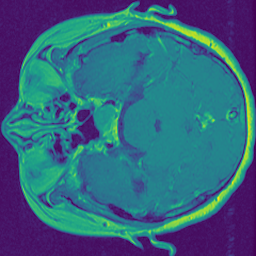
#> input picture Final-Project/converted-images/1015_3.png, 256 x 256 px; its folder holds 4 pictures in this run; the run also reads 2 pictures not shown here
$ jupyter execute --allow-errors 'final-project copy.ipynb'
#> lines starting #> are read from the running program, lines starting #| are printed output that depends on the picture
# <center>Data Mining Project: Brain Tumor Detection</center>
## <center>Sanjay Jars</center>
## <center>DSC 550</center>
## <center>Bellevue University</center>

With every year, the number of patients with a brain tumor is increasing. There are two classes of brain tumors, primary and secondary tumors. Primary tumors have several types; one of the frequently found is a meningioma type. This type of tumors found near the top and outer curve of the brain. Meningioma is slowly growing noncancerous tumors that cause seizures and visual problems. Glioma is an abnormal growth in glial cells present around the neurons in the brain. Pituitary tumors grow in pituitary glands that affect body functions.<br /> It is a very difficult to locate, detect, and select the infected tumor portion in the brain from the MRI (Magnetic resonance images). This tedious and time-consuming task is performed by radiologists and medical field experts. The accuracy of this task is mainly dependent on the experience and expertise of the person performing this task. So, if we use a machine learning model to perform this task, it will help to overcome the shortcomings with the person involved in performing this task. So, I think if we can automate this process of classifying the tumors by using machine learning algorithms it will improve the accuracy of the results and cost due to the expertise required. If we correctly classify the tumors, the specific treatment to that type can be applied. The accurate information about type and location helps in planning the surgical process for its removal.<br /> I will be following an approach involving image preprocessing like segmentation, extraction, and classification. The segmentation will be used to segment and divide the tumor region. The extraction will be used to extract information from the segmented image. Classification will help to compare the extracted information with information from the available dataset. Image pre-processing will be performed to reduce the noise level in the image. For segmentation, I am thinking about using K-means unsupervised algorithm. Then we can use a Support vector machine that can be used to classify the segmented image. Once the model is trained, we can give new images and the model will predict the class for the new image. I time permits I would also like to create a CNN model for prediction. I will be using the brain tumor images dataset from https://figshare.com/articles/brain_tumor_dataset/1512427. This dataset contains 3064 T1-weighted contrast-enhanced images from 233 patients with three kinds of brain tumors. The data is organized in the MATLAB data format (.mat file). Each file stores a struct containing the following fields for an image: cjdata.label: 1 for meningioma, 2 for glioma, 3 for pituitary tumor cjdata.PID: patient ID cjdata.image: image data cjdata.tumorBorder: a vector storing the coordinates of discrete points on tumor border. cjdata.tumorMask: a binary image with 1s indicating tumor region. I am planning to measure the accuracy of classification by testing the model with the test data set. The accuracy of the model can be majored by using the confusion matrix. I will be creating some visualization for images that can compare original images with segmented images.

https://pdfs.semanticscholar.org/b70e/4a5455a4531ca650272474d49d29e5e1da5c.pdf<br />
https://figshare.com/articles/brain_tumor_dataset/1512427

[cell 1]
import concurrent.futures as cf
import os
import random
import time
import cv2

import h5py as h5  # library to load HDF5 binary file format
import matplotlib.pyplot as plt
import numpy as np
import pandas as pd
import seaborn as sns
import sklearn
from matplotlib import __version__ as mpv
from sklearn import preprocessing
from sklearn.cluster import MiniBatchKMeans
from sklearn.model_selection import GridSearchCV, train_test_split
from keras.models import Sequential
from keras.layers import ZeroPadding2D, MaxPool2D,Conv2D,BatchNormalization,Activation,Flatten,Dense, Input

print("Using version %s of pandas" % pd.__version__)
print("Using version %s of matplotlib" % mpv)
print("Using version %s of seaborn" % sns.__version__)
print("Using version %s of sklearn" % sklearn.__version__)
print("Using version %s of numpy" % np.__version__)
print("Using version %s of h5py" % h5.__version__)

### Configurations

[cell 2]
seed = 13
random.seed(seed)
folder = "original-mat-files"
target_folder = "converted-images/"

### Scan Source .mat files

#> (a cell that did not finish here is left out)

### Utility class to parse the .mat file and read contents

[cell 4]
class MatImage(object):
    patient_id = ""
    image = ""
    label = ""
    tumor_border = ""
    tumor_mask = ""
    file_name = ""

    def __init__(self, file_name, file_path=None):
        path = file_name
        if file_path is not None:
            path = os.path.join(file_path, file_name)
        f = h5.File(path, "a")

        self.file_name = file_name
        self.image = np.mat(f["/cjdata/image"])
        self.patient_id = np.array(f["/cjdata/PID"])
        self.label = np.array(f["/cjdata/label"])
        self.tumor_border = np.mat(f["/cjdata/tumorBorder"])
        self.tumor_mask = np.mat(f["/cjdata/tumorMask"])

    # function to plot image with mask
    # [4 lines left out: function draw_image_with_mask, not called in this run]

    # Function to apply medain filter on image for removing noise
    def get_median_filtered_image(self, filter_size=2):
        return ndimage.median_filter(self.image, filter_size)

    # [9 lines left out: function tostring, not called in this run]

### Original images

[cell 5]
plt.rcParams["figure.figsize"] = [20, 8]
fig, axs = plt.subplots(3, 10)
i = 0
#> (the rest of this cell did not finish here and is left out)

### Image with mask plotted on top of image

#> (a cell that did not finish here is left out)

### Read mat files
### 1. Use median filter to enhance images
### 2. Crop the images to only contain actual brain image and remove extra image parts
### 3. Resize all images to 256*256 dimension

[cell 7]
IMG_SIZE = (256, 256)


# [47 lines left out: function crop_image, not called in this run]

Function to save image as png

[cell 8]
# [7 lines left out: function save_image, not called in this run]

Transform files as mentioned above and save them

def save_filese_as_image(mat_file_path):
    # read input .mat file
    mat_image = MatImage(mat_file_path)
    filename = mat_image.file_name.split("/")[-1].split(".")[0]
    target_file_path = target_folder + filename + "_" + str(int(mat_image.label[0][0])) + ".png"
    # save image after applying median filter
    save_image(mat_image.get_median_filtered_image(), target_file_path)
    # apply cropping
    conv_image = crop_image(target_file_path)
    # save image again
    save_image(conv_image, target_file_path)

# use multiple cores for above operation
start_time = time.time()
with cf.ProcessPoolExecutor() as executor:
        results = executor.map(save_filese_as_image, onlyfiles)
print(f"--- {(time.time() - start_time)} seconds for transforming {len(onlyfiles)} files---"  )

### Scan all converyed image files

[cell 9]
onlyfiles = [os.path.join(target_folder, f) for f in os.listdir(target_folder) if os.path.isfile(os.path.join(target_folder, f)) and f.endswith(".png")]

### Images after above transformations

[cell 10]
plt.rcParams["figure.figsize"] = [20, 8]
fig, axs = plt.subplots(3, 10)
i = 0
for filepath in onlyfiles:
    img = cv2.imread(filepath)
#> img is the input picture: shape (256, 256, 3); mean B, G, R 125.3, 99, 52.7
    axs[int(i/10), i%10].imshow(img)
    i += 1
    if i>=30:
        break
plt.suptitle("Images after transformation is applied")
plt.show()
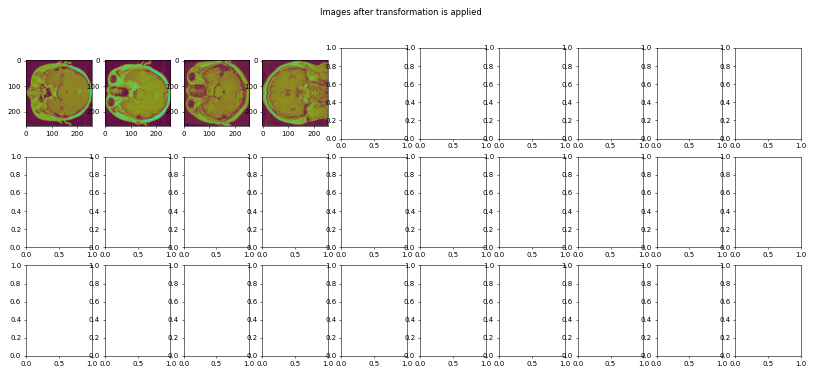
#> figure drawn by matplotlib, 4 panels; B, G, R data is drawn as R, G, B
del img

### Function to load all images into numpy arrays with labels

[cell 11]
def load_image(image_path):
    img = cv2.imread(image_path)
    # enable this to remove last dimension 3
    #img = cv2.cvtColor(img, cv2.COLOR_RGB2GRAY)
    filename = image_path.split("/")[-1].split(".")[0]
    label = filename.split("_")[-1]
    return img, int(label), filename

def get_data_set(for_cnn=False):
    images = []
    labels = []

    filenames = []
    with cf.ProcessPoolExecutor() as executor:
        results = executor.map(load_image, onlyfiles)
#> call 4 of load_image, with image_path = 'converted-images/1034_3.png'
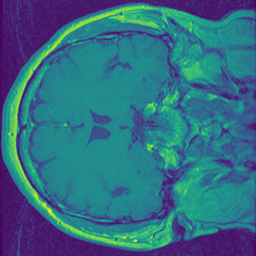
#> input picture Final-Project/converted-images/1034_3.png, 256 x 256 px
#> in load_image, img is the input picture: shape (256, 256, 3); mean B, G, R 130.9, 109.1, 49.8

    for result in results:
        if result[0] is not None:
            if result[0].shape[0] != 256 or result[0].shape[1] != 256:
                print("Dropping image as dimensions are not correct", result[2])
            else:
                image = result[0]
                if for_cnn:
                    # images.append(image)
                    if result[1] == 1:
                        labels.append([1, 0, 0])
                    elif result[1] == 2:
                        labels.append([0, 1, 0])
                    else:
                        labels.append([0, 0, 1])
                else:
                    labels.append(result[1])
                images.append(cv2.cvtColor(image, cv2.COLOR_RGB2GRAY))
                filenames.append(result[2])
#> this loop made 4 passes
#> after the loop, filenames = ['1015_3', '101_1', '1033_3', '1034_3']; images = 4 items; labels = [3, 1, 3, 3]
    output_image = np.empty((len(images), 256, 256))

    for i in range(len(images)):
        output_image[i] = images[i]

    return output_image, np.array(labels)

### Load all images

[cell 12]
start_time = time.time()
dataset_x, dataset_y = get_data_set()
#> dataset_y = [3, 1, 3, 3]
print("Shape of dataset-X", dataset_x.shape)
#| Shape of dataset-X (4, 256, 256)
print("Shape of dataset-Y", dataset_y.shape)
#| Shape of dataset-Y (4,)
print(f"--- {(time.time() - start_time)} seconds for loading {len(dataset_x)} files---"  )

### Reshape the datasets

[cell 13]
print("dataset_x:", dataset_x.shape)
#| dataset_x: (4, 256, 256)
X = dataset_x.reshape(len(dataset_x), -1)
print("X:", X.shape)
#| X: (4, 65536)
print("dataset_y:", dataset_y.shape)
#| dataset_y: (4,)
y = dataset_y.reshape(len(dataset_y), -1)
#> y = [3, 1, 3, 3]
print("y:",dataset_y.shape)
#| y: (4,)

[cell 14]
scaler = preprocessing.StandardScaler().fit(X)
X = scaler.fit_transform(X)
print(X.shape)
#| (4, 65536)

[cell 15]
print(X[0])
#> (printed output is left out)

### Split dataset into training and test set

[cell 16]
train_x, test_x, train_y, test_y, = train_test_split(
    X, y, train_size=0.80, random_state=seed
)
#> train_y = [3, 3, 3]; test_y = [1]
print("Training Set length", len(train_x))
#| Training Set length 3
print("Test Set length",len(test_x))
#| Test Set length 1

### Number of clusters in data

[cell 17]
n_clusters = len(np.unique(dataset_y))
#> n_clusters = 2
print(n_clusters)
#| 2

#> (a cell that did not finish here is left out)

[cell 19]
sample_size = 300
mini_batch = MiniBatchKMeans(
    init="k-means++",
    n_clusters=n_clusters,
    n_init=10,
    random_state=seed,
    batch_size=sample_size,
    max_iter=300,
)
#> (the rest of this cell did not finish here and is left out)

K-means is not

[cell 20]
del dataset_x, dataset_y, train_x, train_y

[cell 21]
start_time = time.time()
dataset_xc, dataset_yc = get_data_set(for_cnn=True)
#> the loop in get_data_set (call 2), `for result in results:` made 4 passes
#> the loop in get_data_set (call 2), `for i in range(len(images)):` made 4 passes
#> dataset_yc = [[0, 0, 1], [1, 0, 0], [0, 0, 1], [0, 0, 1]]
print("Shape of dataset-X", dataset_xc.shape)
#| Shape of dataset-X (4, 256, 256)
print("Shape of dataset-Y", dataset_yc.shape)
#| Shape of dataset-Y (4, 3)
print(f"--- {(time.time() - start_time)} seconds for loading {len(dataset_xc)} files---"  )

[cell 22]
print("dataset_yc:", dataset_yc.shape)
#| dataset_yc: (4, 3)
yc = dataset_yc.reshape(len(dataset_yc), -1)
#> yc = [[0, 0, 1], [1, 0, 0], [0, 0, 1], [0, 0, 1]]
print("yc:",yc.shape)
#| yc: (4, 3)
print("dataset_yc:", dataset_xc.shape)
#| dataset_yc: (4, 256, 256)
xc = dataset_xc.reshape(len(dataset_xc), -1)
xc.shape
print("xc:",xc.shape)
#| xc: (4, 65536)

### Normalize image data

### Split dataset in testsets and training sets

[cell 23]
train_xc, test_xc, train_yc, test_yc, = train_test_split(
    xc, yc, train_size=0.80, random_state=seed
)
#> train_yc = [[0, 0, 1], [0, 0, 1], [0, 0, 1]]; test_yc = [[1, 0, 0]]
print("Training Set length", len(train_xc))
#| Training Set length 3
print("Test Set length",len(test_xc))
#| Test Set length 1

[cell 24]
train_xc.shape
#> Out = (3, 65536)
